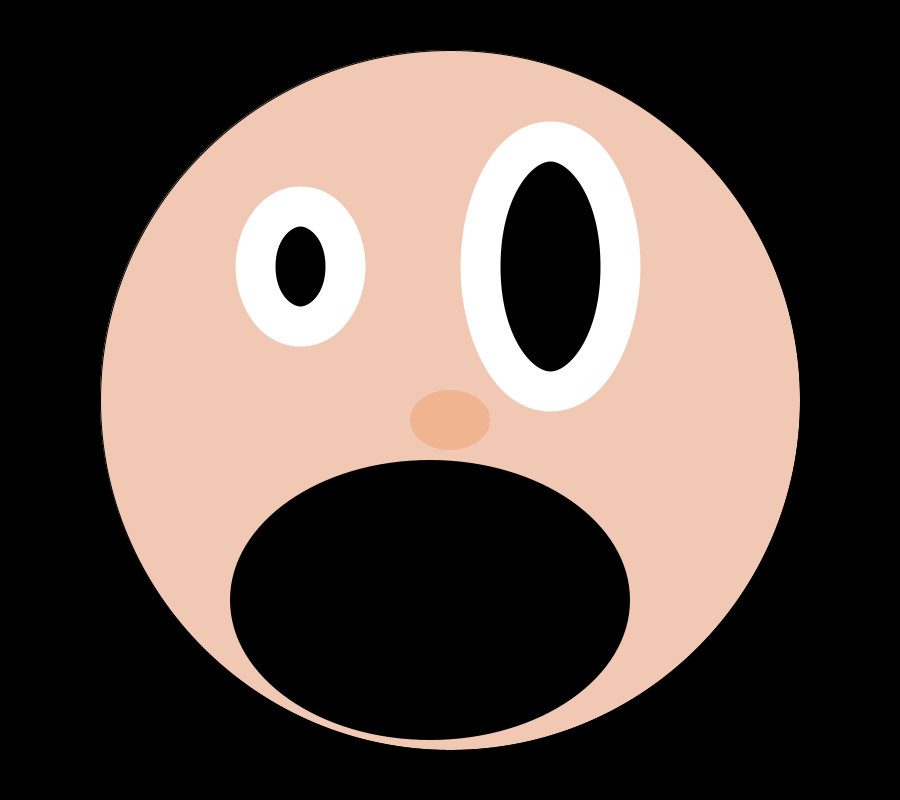
Frame 1 (no input)
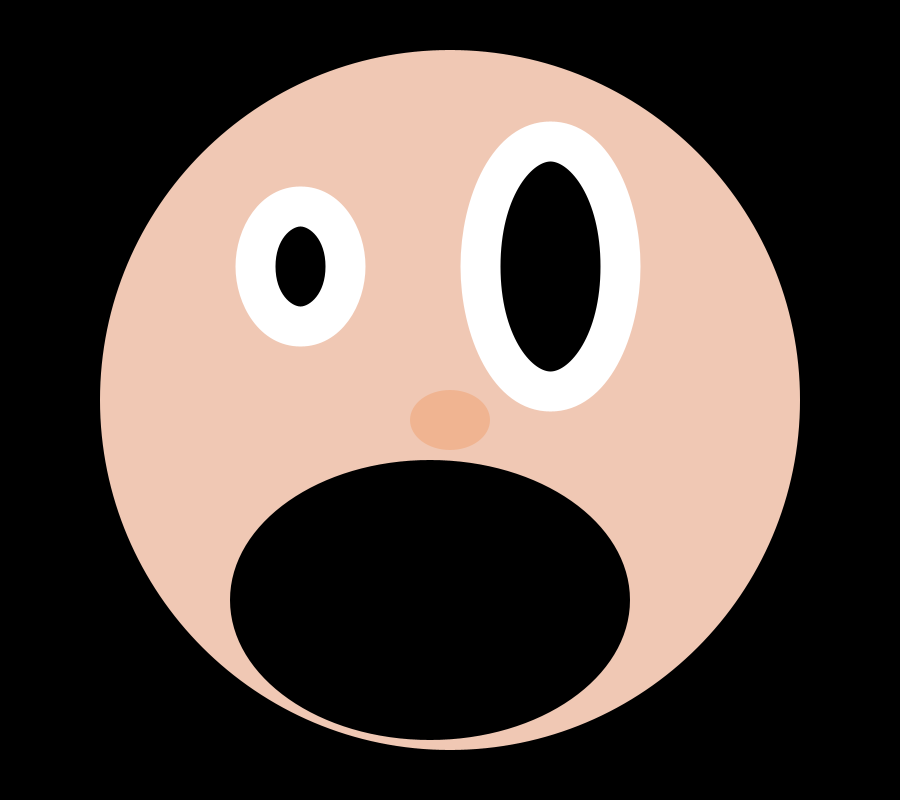
Frame 60 (the mouse pressed at the canvas centre just before this capture)
Frame 120 (the mouse held since frame 60 and released just before this capture): identical to frame 60, image omitted

The Processing sketch that drew these frames (run headless with seeded random() and noise(); from frame 60 on, the mouse is pressed at the canvas centre):

// Processing sketch: processing_51373
// ── processing_51373.pde

  // PS1: Problem 1
  // Ryanne Hollies
  
  //emotion: surprise
  
void setup() {
 size(900, 800);
  smooth();
  
}

void draw() {
  
  //head
  background(0);
  fill(240, 200, 180);
  ellipse(width/2, height/2, 700, 700);
  
// left eye
  fill(0);
  stroke(255);
  strokeWeight(40);
  ellipse(300, height/3, 90, 120);


// right eye
  fill(0);
  stroke(255);
  strokeWeight(40);
  ellipse(550, height/3, 140, 250);
  
  //mouth
  fill(0);
  noStroke();
  ellipse(430, 600, 400, 280);
  
  //nose
  fill(240, 180, 145);
  noStroke();
  ellipse(width/2, 420, 80, 60);

}
